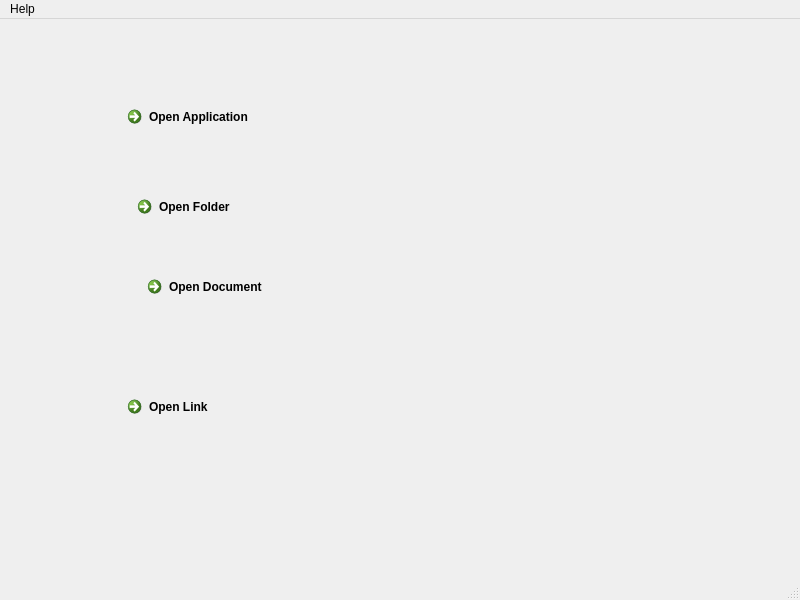
<?xml version="1.0" encoding="UTF-8"?>
<ui version="4.0">
 <class>MainWindow</class>
 <widget class="QMainWindow" name="MainWindow">
  <property name="geometry">
   <rect>
    <x>0</x>
    <y>0</y>
    <width>800</width>
    <height>600</height>
   </rect>
  </property>
  <property name="windowTitle">
   <string>MainWindow</string>
  </property>
  <widget class="QWidget" name="centralwidget">
   <widget class="QCommandLinkButton" name="cmdOpenApplication">
    <property name="geometry">
     <rect>
      <x>120</x>
      <y>80</y>
      <width>185</width>
      <height>41</height>
     </rect>
    </property>
    <property name="text">
     <string>Open Application</string>
    </property>
   </widget>
   <widget class="QCommandLinkButton" name="cmdOpenFolder">
    <property name="geometry">
     <rect>
      <x>130</x>
      <y>170</y>
      <width>185</width>
      <height>41</height>
     </rect>
    </property>
    <property name="text">
     <string>Open Folder</string>
    </property>
   </widget>
   <widget class="QCommandLinkButton" name="cmdOpenLink">
    <property name="geometry">
     <rect>
      <x>120</x>
      <y>370</y>
      <width>185</width>
      <height>41</height>
     </rect>
    </property>
    <property name="text">
     <string>Open Link</string>
    </property>
   </widget>
   <widget class="QCommandLinkButton" name="cmdOpenDocument">
    <property name="geometry">
     <rect>
      <x>140</x>
      <y>250</y>
      <width>185</width>
      <height>41</height>
     </rect>
    </property>
    <property name="text">
     <string>Open Document</string>
    </property>
   </widget>
  </widget>
  <widget class="QMenuBar" name="menubar">
   <property name="geometry">
    <rect>
     <x>0</x>
     <y>0</y>
     <width>800</width>
     <height>22</height>
    </rect>
   </property>
   <widget class="QMenu" name="menuHelp">
    <property name="title">
     <string>Help</string>
    </property>
    <addaction name="actionUser_Guide"/>
   </widget>
   <addaction name="menuHelp"/>
  </widget>
  <widget class="QStatusBar" name="statusbar"/>
  <action name="actionUser_Guide">
   <property name="text">
    <string>User Guide</string>
   </property>
   <property name="shortcut">
    <string>F1</string>
   </property>
  </action>
 </widget>
 <resources/>
 <connections/>
</ui>
